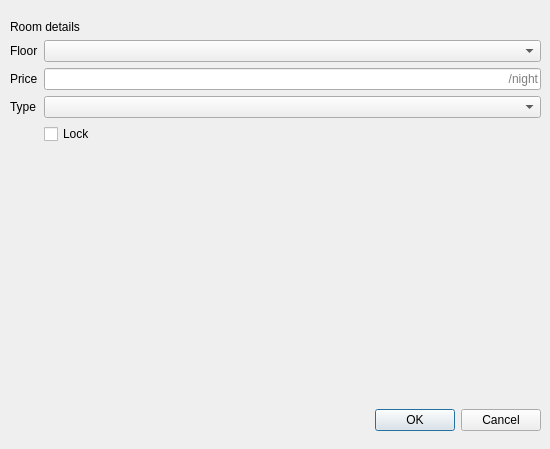
<?xml version="1.0" encoding="UTF-8"?>
<ui version="4.0">
 <class>Dialog</class>
 <widget class="QDialog" name="Dialog">
  <property name="geometry">
   <rect>
    <x>0</x>
    <y>0</y>
    <width>550</width>
    <height>449</height>
   </rect>
  </property>
  <property name="windowTitle">
   <string>Dialog</string>
  </property>
  <widget class="QWidget" name="layoutWidget">
   <property name="geometry">
    <rect>
     <x>10</x>
     <y>20</y>
     <width>531</width>
     <height>411</height>
    </rect>
   </property>
   <layout class="QVBoxLayout" name="verticalLayout">
    <item>
     <widget class="QLabel" name="lbRoomId">
      <property name="text">
       <string>Room details</string>
      </property>
     </widget>
    </item>
    <item>
     <layout class="QFormLayout" name="formLayout">
      <item row="0" column="0">
       <widget class="QLabel" name="label">
        <property name="text">
         <string>Floor</string>
        </property>
       </widget>
      </item>
      <item row="0" column="1">
       <widget class="QComboBox" name="cmbFloor"/>
      </item>
      <item row="1" column="0">
       <widget class="QLabel" name="label_2">
        <property name="text">
         <string>Price</string>
        </property>
       </widget>
      </item>
      <item row="1" column="1">
       <widget class="QLineEdit" name="txtPrice">
        <property name="inputMask">
         <string/>
        </property>
        <property name="text">
         <string/>
        </property>
        <property name="alignment">
         <set>Qt::AlignRight|Qt::AlignTrailing|Qt::AlignVCenter</set>
        </property>
        <property name="placeholderText">
         <string>/night</string>
        </property>
       </widget>
      </item>
      <item row="2" column="0">
       <widget class="QLabel" name="label_3">
        <property name="text">
         <string>Type</string>
        </property>
       </widget>
      </item>
      <item row="2" column="1">
       <widget class="QComboBox" name="cmbRoomType"/>
      </item>
      <item row="3" column="1">
       <widget class="QCheckBox" name="ckLockRoom">
        <property name="text">
         <string>Lock</string>
        </property>
       </widget>
      </item>
     </layout>
    </item>
    <item>
     <spacer name="verticalSpacer">
      <property name="orientation">
       <enum>Qt::Vertical</enum>
      </property>
      <property name="sizeHint" stdset="0">
       <size>
        <width>20</width>
        <height>40</height>
       </size>
      </property>
     </spacer>
    </item>
    <item>
     <widget class="QDialogButtonBox" name="buttonBox">
      <property name="orientation">
       <enum>Qt::Horizontal</enum>
      </property>
      <property name="standardButtons">
       <set>QDialogButtonBox::Cancel|QDialogButtonBox::Ok</set>
      </property>
     </widget>
    </item>
   </layout>
  </widget>
 </widget>
 <resources/>
 <connections>
  <connection>
   <sender>buttonBox</sender>
   <signal>accepted()</signal>
   <receiver>Dialog</receiver>
   <slot>accept()</slot>
   <hints>
    <hint type="sourcelabel">
     <x>248</x>
     <y>254</y>
    </hint>
    <hint type="destinationlabel">
     <x>157</x>
     <y>274</y>
    </hint>
   </hints>
  </connection>
  <connection>
   <sender>buttonBox</sender>
   <signal>rejected()</signal>
   <receiver>Dialog</receiver>
   <slot>reject()</slot>
   <hints>
    <hint type="sourcelabel">
     <x>316</x>
     <y>260</y>
    </hint>
    <hint type="destinationlabel">
     <x>286</x>
     <y>274</y>
    </hint>
   </hints>
  </connection>
 </connections>
</ui>
